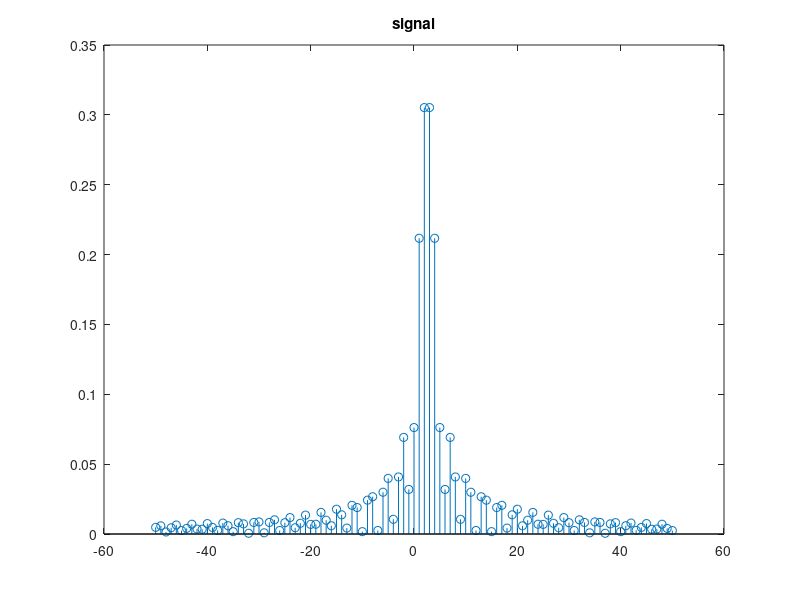

The MATLAB script that drew this image:
%% clear
clc
clear all
close all

%% process
n=-50:1:+50;
x=(sin(n-2.5))./(pi*(n-2.5));

%% plot
stem(n, abs(x));
title('signal');
